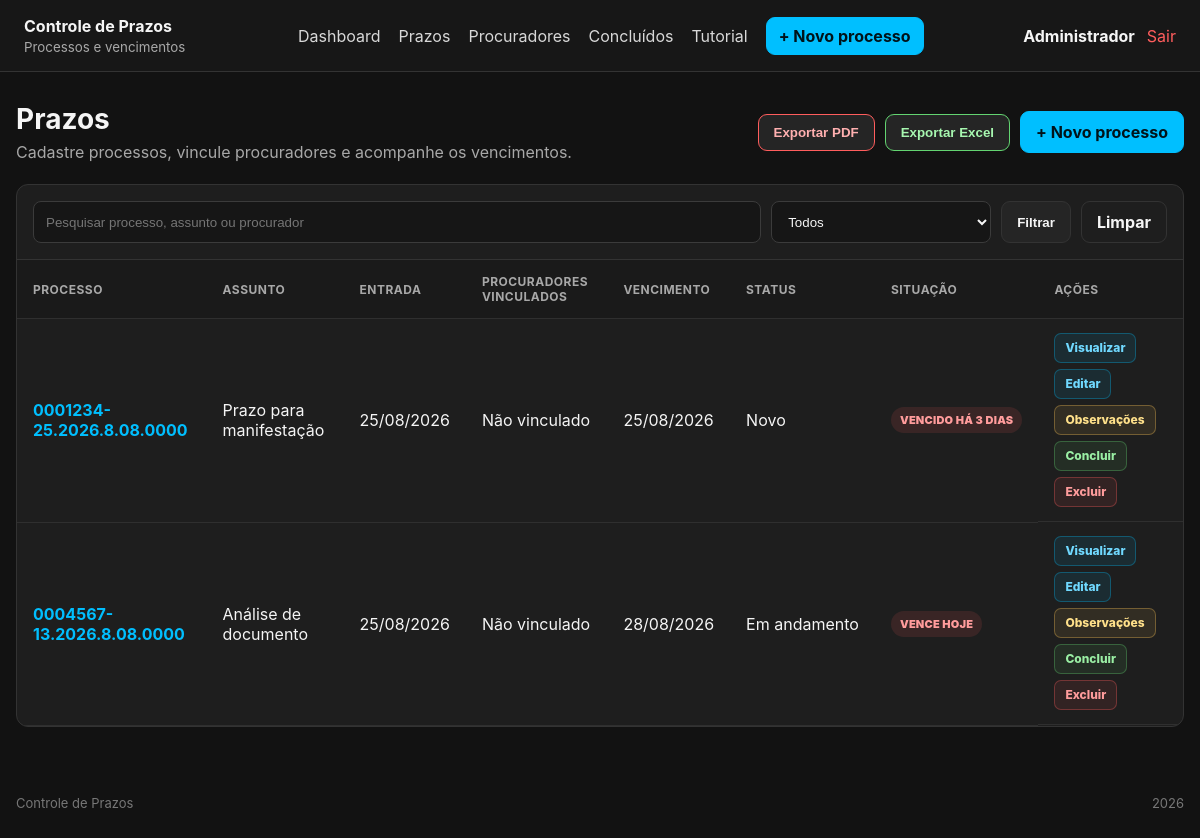
Page /prazos.php (signed in) on the committed database.
### tables this page shows
CREATE TABLE IF NOT EXISTS prazos (
    id INT UNSIGNED AUTO_INCREMENT PRIMARY KEY,
    numero_processo VARCHAR(100) NOT NULL,
    assunto VARCHAR(255) NOT NULL,
    responsavel_id INT UNSIGNED NULL,
    data_entrada DATE NOT NULL,
    data_vencimento DATE NOT NULL,
    status ENUM('Novo','Em andamento','Concluído','Retorno') NOT NULL DEFAULT 'Novo',
    observacoes TEXT NULL,
    criado_por INT UNSIGNED NULL,
    criado_em TIMESTAMP NOT NULL DEFAULT CURRENT_TIMESTAMP,
    atualizado_em TIMESTAMP NOT NULL DEFAULT CURRENT_TIMESTAMP ON UPDATE CURRENT_TIMESTAMP,
    INDEX idx_prazos_vencimento (data_vencimento),
    INDEX idx_prazos_status (status),
    INDEX idx_prazos_numero (numero_processo),
    CONSTRAINT fk_prazos_responsavel FOREIGN KEY (responsavel_id) REFERENCES usuarios(id) ON DELETE SET NULL,
    CONSTRAINT fk_prazos_criado_por FOREIGN KEY (criado_por) REFERENCES usuarios(id) ON DELETE SET NULL
);

### includes/auth.php (called while the page is built, shortened)
<?php
function usuarioLogado(): array
{
    return [
        'id' => $_SESSION['usuario_id'] ?? null,
        'nome' => $_SESSION['usuario_nome'] ?? '',
        'email' => $_SESSION['usuario_email'] ?? '',
        'perfil' => $_SESSION['usuario_perfil'] ?? 'usuario',
    ];
}

### includes/helpers.php (called while the page is built, shortened)
<?php
function e(?string $valor): string
{
    return htmlspecialchars((string)$valor, ENT_QUOTES, 'UTF-8');
}
function dataBr(?string $data): string
{
    $dt = DateTime::createFromFormat('Y-m-d', $data);
    return $dt ? $dt->format('d/m/Y') : $data;
}
function diasRestantes(string $dataVencimento): int
{
    $hoje = new DateTime('today');
    $fim = new DateTime($dataVencimento);
    return (int)$hoje->diff($fim)->format('%r%a');
}
function statusPrazo(string $dataVencimento, string $status): array
{
    $dias = diasRestantes($dataVencimento);
    if ($dias < 0) {
        $n = abs($dias);
        return ['classe' => 'status-vencido', 'texto' => "VENCIDO HÁ {$n} " . ($n === 1 ? 'DIA' : 'DIAS'), 'icone' => '!'];
    }
    if ($dias === 0) {
        return ['classe' => 'status-hoje', 'texto' => 'VENCE HOJE', 'icone' => '!'];
    }
    return ['classe' => 'status-em-dia', 'texto' => "{$dias} DIAS RESTANTES", 'icone' => '✓'];
}

### includes/prazos_repository.php (called while the page is built, shortened)
<?php
function dataFiltroValida(?string $data): ?string
{
    if (!$data) {
        return null;
    }
    $dt = DateTimeImmutable::createFromFormat('!Y-m-d', $data);
    return $dt && $dt->format('Y-m-d') === $data ? $data : null;
}
function normalizarPeriodo(?string $dataInicio, ?string $dataFim): array
{
    $dataInicio = dataFiltroValida($dataInicio);
    $dataFim = dataFiltroValida($dataFim);
    return [$dataInicio, $dataFim];
}
function listarPrazos(string $busca = '', string $filtro = 'todos', ?string $dataInicio = null, ?string $dataFim = null): array
{
    $filtrosValidos = ['todos', 'novos', 'vencidos', 'hoje', 'cinco_dias', 'trinta_dias', 'proximos', 'em_dia', 'concluidos'];
    $where = [];
    $params = [];
    [$dataInicio, $dataFim] = normalizarPeriodo($dataInicio, $dataFim);
    $sql = 'SELECT p.*, proc.procuradores_nomes
            FROM prazos p
            LEFT JOIN (
                SELECT pp.prazo_id, GROUP_CONCAT(pr.nome ORDER BY pr.nome SEPARATOR ", ") AS procuradores_nomes
                FROM prazo_procuradores pp JOIN procuradores pr ON pr.id = pp.procurador_id
                GROUP BY pp.prazo_id
            ) proc ON proc.prazo_id = p.id';
    $sql .= " ORDER BY (p.status = 'Concluído') ASC, p.data_vencimento ASC, p.id DESC";
    $stmt = db()->prepare($sql);
    $stmt->execute();
    return $stmt->get_result()->fetch_all(MYSQLI_ASSOC);
}

### includes/db.php (called while the page is built, shortened)
<?php
function db(): mysqli
{
    $conn = new mysqli(DB_HOST, DB_USER, DB_PASS, DB_NAME);
    $conn->set_charset('utf8mb4');
    return $conn;
}

### prazos.php (the view, shortened to what this page needs)
<?php
require_once __DIR__ . '/includes/auth.php';
require_once __DIR__ . '/includes/db.php';
require_once __DIR__ . '/includes/helpers.php';
require_once __DIR__ . '/includes/prazos_repository.php';
$busca = trim($_GET['busca'] ?? '');
$filtro = $_GET['filtro'] ?? 'todos';
$prazos = listarPrazos($busca, $filtro);
require __DIR__ . '/includes/header.php';
?>
<section class="page-head">
    <div>
        <h1>Prazos</h1>
        <p>Cadastre processos, vincule procuradores e acompanhe os vencimentos.</p>
    </div>
    <div class="page-actions">
        <button class="btn btn-pdf" type="button" data-open-export data-export-format="pdf">Exportar PDF</button>
        <button class="btn btn-excel" type="button" data-open-export data-export-format="excel">Exportar Excel</button>
        <a href="prazo_form.php" class="btn btn-primary">+ Novo processo</a>
    </div>
</section>
<section class="panel">
    <form class="filters" method="get">
        <input type="search" name="busca" value="<?= e($busca) ?>" placeholder="Pesquisar processo, assunto ou procurador">
        <select name="filtro">
            <option value="todos" <?= $filtro === 'todos' ? 'selected' : '' ?>>Todos</option>
        </select>
        <button class="btn" type="submit">Filtrar</button>
        <a class="btn btn-ghost" href="prazos.php">Limpar</a>
    </form>
    <div class="table-wrap">
        <table>
            <thead>
            <tr>
                <th>Processo</th>
                <th>Assunto</th>
                <th>Entrada</th>
                <th>Procuradores vinculados</th>
                <th>Vencimento</th>
                <th>Status</th>
                <th>Situação</th>
                <th>Ações</th>
            </tr>
            </thead>
            <tbody>
            <?php foreach ($prazos as $prazo): ?>
                <?php $sit = statusPrazo($prazo['data_vencimento'], $prazo['status']); ?>
                <tr>
                    <td><a class="link" href="processo_visualizar.php?id=<?= (int)$prazo['id'] ?>"><strong><?= e($prazo['numero_processo']) ?></strong></a></td>
                    <td><?= e($prazo['assunto']) ?></td>
                    <td class="cell-nowrap"><?= dataBr($prazo['data_entrada']) ?></td>
                    <td><?= e($prazo['procuradores_nomes'] ?: 'Não vinculado') ?></td>
                    <td class="cell-nowrap"><?= dataBr($prazo['data_vencimento']) ?></td>
                    <td class="cell-nowrap"><?= e($prazo['status']) ?></td>
                    <td><span class="status <?= $sit['classe'] ?>"><?= e($sit['texto']) ?></span></td>
                    <td class="actions">
                        <a class="link" href="processo_visualizar.php?id=<?= (int)$prazo['id'] ?>">Visualizar</a>
                        <a class="link" href="prazo_form.php?id=<?= (int)$prazo['id'] ?>">Editar</a>
                        <?php if ($prazo['status'] !== 'Concluído'): ?>
                            <button
                                class="link-button note"
                                type="button"
                                data-open-note
                                data-id="<?= (int)$prazo['id'] ?>"
                                data-processo="<?= e($prazo['numero_processo']) ?>"
                                data-observacao="<?= e($prazo['observacoes'] ?? '') ?>"
                            >Observações</button>
                            <form method="post" action="prazo_status.php" class="inline-form">
                                <button type="submit" class="link-button success">Concluir</button>
                            </form>
                        <?php endif; ?>
                        <form method="post" action="prazo_excluir.php" class="inline-form" onsubmit="return confirm('Excluir este prazo?');">
                            <button type="submit" class="link-button danger">Excluir</button>
                        </form>
                    </td>
                </tr>
            <?php endforeach; ?>
            </tbody>
        </table>
    </div>
</section>
<?php require __DIR__ . '/includes/footer.php'; ?>

### includes/header.php (shortened to what this page needs)
<?php
require_once __DIR__ . '/auth.php';
require_once __DIR__ . '/helpers.php';
$usuario = usuarioLogado();
?>
<!doctype html>
<html lang="pt-BR">
<head>
    <link rel="stylesheet" href="assets/css/style.css?v=<?= (int)filemtime(__DIR__ . '/../assets/css/style.css') ?>">
</head>
<body>
<header class="topbar">
    <div class="brand">
        <div>
            <strong>Controle de Prazos</strong>
            <small>Processos e vencimentos</small>
        </div>
    </div>
    <nav class="topnav">
        <a href="dashboard.php">Dashboard</a>
        <a href="prazos.php">Prazos</a>
        <a href="procuradores.php">Procuradores</a>
        <a href="concluidos.php">Concluídos</a>
        <a href="tutorial.php">Tutorial</a>
        <a class="btn btn-primary btn-sm" href="prazo_form.php">+ Novo processo</a>
    </nav>
    <div class="user-area">
        <a class="profile-link" href="perfil.php"><?= e($usuario['nome']) ?></a>
        <a href="logout.php">Sair</a>
    </div>
</header>
<main class="container">

### includes/footer.php
</main>
<footer class="footer">
    <span>Controle de Prazos</span>
    <span><?= date('Y') ?></span>
</footer>
</body>
</html>

### assets/css/style.css (style rules this page uses)
:root { --bg: #121212; --surface: #1e1e1e; --surface-2: #252525; --border: #333; --text: #f5f5f5; --muted: #a8a8a8; --accent: #00bfff; --danger: #ff5d5d; --warning: #ffc857; --success: #63d471; --orange: #ff9f43; }
* { box-sizing: border-box; }
body { margin: 0; font-family: Inter, system-ui, -apple-system, BlinkMacSystemFont, "Segoe UI", sans-serif; background: var(--bg); color: var(--text); }
a { color: inherit; text-decoration: none; }
.topbar { min-height: 72px; padding: 12px 24px; display: flex; align-items: center; gap: 24px; border-bottom: 1px solid var(--border); background: #171717; position: sticky; top: 0; z-index: 10; }
.brand { display: flex; align-items: center; gap: 12px; min-width: 250px; }
.brand small { display: block; color: var(--muted); margin-top: 3px; }
.topnav { display: flex; align-items: center; gap: 18px; flex: 1; }
.topnav > a:not(.btn) { color: #d8d8d8; }
.user-area { display: flex; align-items: center; gap: 12px; color: var(--muted); }
.user-area a { color: var(--danger); }
.user-area .profile-link { color: var(--text); font-weight: 700; }
.container { width: calc(100% - 32px); margin: 0 auto; padding: 30px 0 50px; }
.page-head { display: flex; align-items: center; justify-content: space-between; gap: 20px; margin-bottom: 22px; }
.page-head h1 { margin: 0 0 6px; font-size: 28px; }
.page-head p { margin: 0; color: var(--muted); }
.page-actions { display: flex; align-items: center; justify-content: flex-end; flex-wrap: wrap; gap: 10px; }
.btn { border: 1px solid var(--border); background: var(--surface-2); color: var(--text); border-radius: 9px; padding: 10px 15px; cursor: pointer; font-weight: 700; }
.btn-primary { background: var(--accent); border-color: var(--accent); color: #00131a; }
.btn-ghost { background: transparent; }
.btn-pdf { border-color: var(--danger); color: #ffb0b0; }
.btn-excel { border-color: var(--success); color: #a7f7b0; }
.btn-sm { padding: 8px 12px; }
.panel { background: var(--surface); border: 1px solid var(--border); border-radius: 12px; overflow: hidden; }
.table-wrap { width: 100%; overflow-x: visible; }
table { width: 100%; border-collapse: collapse; table-layout: auto; }
th, td { padding: 14px 16px; text-align: left; border-bottom: 1px solid #2f2f2f; white-space: normal; overflow-wrap: normal; }
th { font-size: 12px; text-transform: uppercase; letter-spacing: .04em; color: var(--muted); background: #1a1a1a; }
.status { display: inline-flex; padding: 6px 9px; border-radius: 999px; font-size: 11px; font-weight: 900; letter-spacing: .02em; }
.status-vencido, .status-hoje { color: #ff9c9c; background: rgba(255,93,93,.12); }
.actions { display: flex; flex-wrap: wrap; gap: 6px; align-items: center; }
.actions a, .actions button, td > strong, td .status { white-space: nowrap; }
.actions .link, .actions .link-button { display: inline-flex; align-items: center; justify-content: center; min-height: 30px; padding: 6px 10px; border: 1px solid transparent; border-radius: 7px; font-size: 12px; font-weight: 800; line-height: 1; transition: background .15s ease, border-color .15s ease, transform .15s ease; }
.actions .link { color: #70d9ff; border-color: rgba(0,191,255,.3); background: rgba(0,191,255,.09); }
.actions .link-button.note { color: #ffe08a; border-color: rgba(255,200,87,.32); background: rgba(255,200,87,.09); }
.actions .link-button.success { color: #9aefa4; border-color: rgba(99,212,113,.32); background: rgba(99,212,113,.09); }
.actions .link-button.danger { color: #ff9c9c; border-color: rgba(255,93,93,.32); background: rgba(255,93,93,.09); }
.cell-nowrap { white-space: nowrap; overflow-wrap: normal; }
.link { color: var(--accent); }
.inline-form { display: inline; }
.link-button { border: 0; background: transparent; padding: 0; cursor: pointer; font: inherit; }
.link-button.success { color: var(--success); }
.link-button.danger { color: var(--danger); }
.link-button.note { color: var(--warning); }
.filters { display: grid; grid-template-columns: minmax(260px, 1fr) 220px auto auto; gap: 10px; padding: 16px; border-bottom: 1px solid var(--border); }
input, select, textarea { width: 100%; border: 1px solid #3b3b3b; background: #161616; color: var(--text); border-radius: 8px; padding: 11px 12px; outline: none; }
.footer { width: calc(100% - 32px); margin: 0 auto; padding: 18px 0 30px; display: flex; justify-content: space-between; color: #777; font-size: 13px; }

### rows in the picture
prazos: numero_processo "0001234-25.2026.8.08.0000", assunto "Prazo para manifestação", data_entrada "25/08/2026", procuradores_nomes "Não vinculado", data_vencimento "25/08/2026", status "Novo", data_vencimento+status "VENCIDO HÁ 3 DIAS"
prazos: numero_processo "0004567-13.2026.8.08.0000", assunto "Análise de documento", data_entrada "25/08/2026", procuradores_nomes "Não vinculado", data_vencimento "28/08/2026", status "Em andamento", data_vencimento+status "VENCE HOJE"

### other values in the picture
$usuario['nome'] "Administrador"
